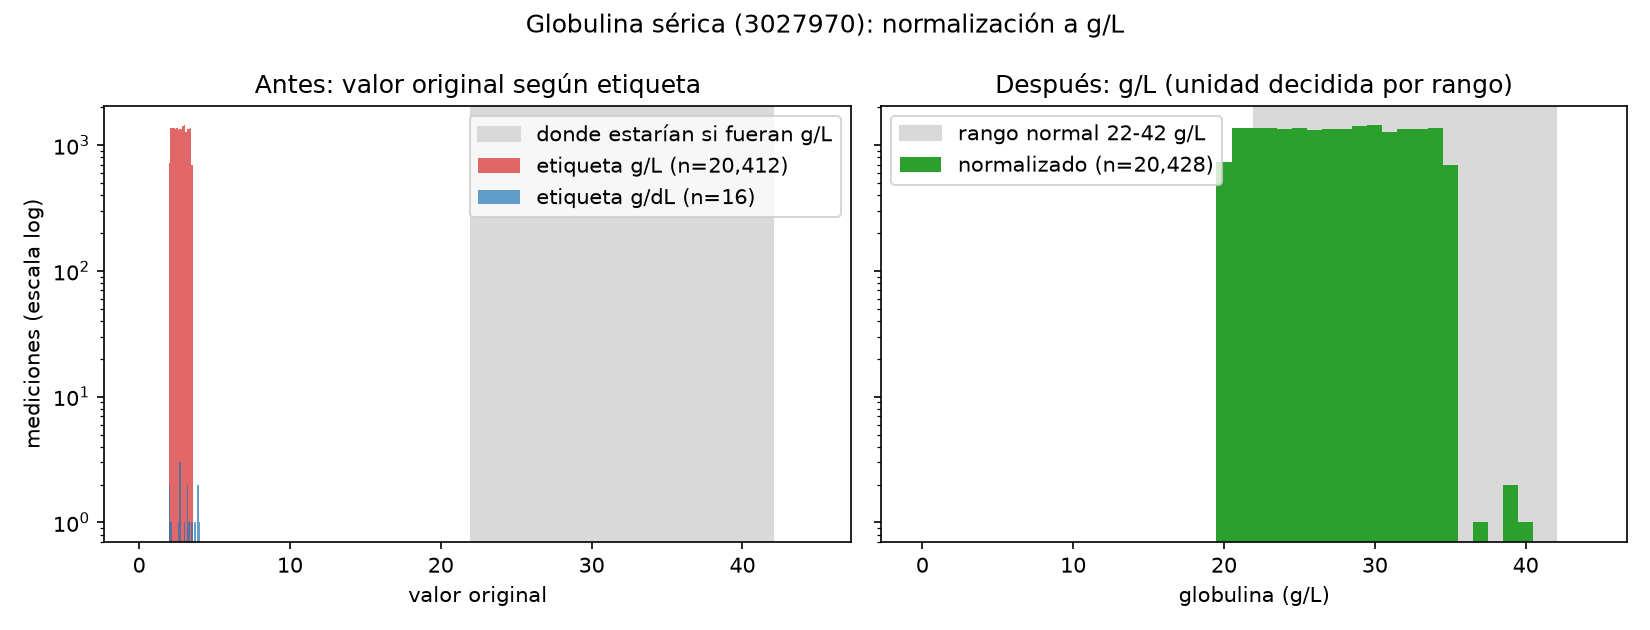

Write the Python code that produced this figure.
"""Actividad 7b. Antes y después de normalizar la globulina a g/L.

Lee results.globulina_normalizada (trozo 7a de farmacoepi.sql) y guarda
figura_globulina.png con dos paneles:
  - Antes: valor original coloreado por la etiqueta de unidad. Si las
    etiquetas fueran correctas, g/L y g/dL estarían separados ×10; aquí se
    solapan en 2-4 → la etiqueta g/L está mal.
  - Después: valor en g/L tras la regla por rango, con el rango normal
    22-42 g/L (suma de fracciones, MedlinePlus «Protein electrophoresis - serum»).
Eje Y logarítmico: 20,412 frente a 16 filas no se verían en escala lineal.
Uso: .venv/bin/python figura_globulina.py
"""
import os
from pathlib import Path

import matplotlib
matplotlib.use("Agg")  # sin ventana: solo se guarda el PNG (sesión por SSH)
import matplotlib.pyplot as plt
import numpy as np
import pandas as pd
from dotenv import load_dotenv
from sqlalchemy import create_engine

AQUI = Path(__file__).resolve().parent
load_dotenv(AQUI.parents[1] / "s12-omop-cdm-introduccion/tu-entrega/.env")
url = (f"postgresql+psycopg2://{os.environ['POSTGRES_USER']}:{os.environ['POSTGRES_PASSWORD']}"
       f"@localhost:{os.environ['POSTGRES_PORT']}/{os.environ['POSTGRES_DB']}")
df = pd.read_sql("SELECT valor_original, unidad_original_texto, valor_g_l "
                 "FROM results.globulina_normalizada", create_engine(url))
print(f"filas leídas: {len(df):,}")  # esperado 20,428 (igual que 7a)

# Bins centrados en la resolución real de los datos (para no inventar forma):
# valor original con 1 decimal → ancho 0.1; en g/L son enteros → ancho 1.
BINS_ANTES = np.arange(-0.05, 45.05, 0.1)
BINS_DESPUES = np.arange(-0.5, 45.5, 1)
RANGO_NORMAL = (22, 42)  # g/L

fig, (ax1, ax2) = plt.subplots(1, 2, figsize=(11, 4.2), sharey=True)
ax1.axvspan(*RANGO_NORMAL, color="0.85", label="donde estarían si fueran g/L")
for unidad, color in [("g/L", "tab:red"), ("g/dL", "tab:blue")]:
    sub = df.loc[df.unidad_original_texto == unidad, "valor_original"]
    ax1.hist(sub, bins=BINS_ANTES, alpha=0.7, color=color,
             label=f"etiqueta {unidad} (n={len(sub):,})")
ax1.set(title="Antes: valor original según etiqueta", xlabel="valor original",
        ylabel="mediciones (escala log)", yscale="log")
ax1.legend()

ax2.axvspan(*RANGO_NORMAL, color="0.85", label="rango normal 22-42 g/L")
ax2.hist(df.valor_g_l, bins=BINS_DESPUES, color="tab:green",
         label=f"normalizado (n={len(df):,})")
ax2.set(title="Después: g/L (unidad decidida por rango)", xlabel="globulina (g/L)",
        yscale="log")
ax2.legend(loc="upper left")

fig.suptitle("Globulina sérica (3027970): normalización a g/L")
fig.tight_layout()
fig.savefig(AQUI / "figura_globulina.png", dpi=150)
print("guardado figura_globulina.png")
